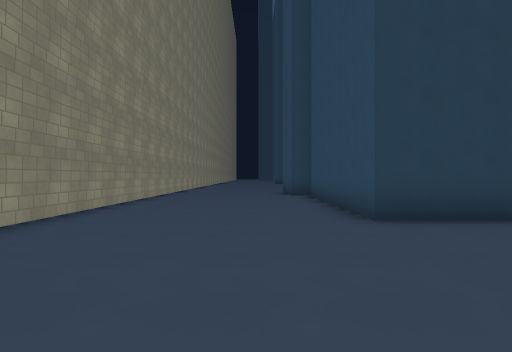
View 1 (above)

24 first-person views from a walk through a level from a Godot 3-D game. The camera is 1.4 m above the floor, looks level and sees 80° across. The floor is counted in squares, 2 m on a side. Each view is taken from the middle of a square. On the plan, view 1 faces up. The plan holds only what a view shows up to about 10 squares ahead; the rest is blank. The place goes on beyond the plan. Characters and animated objects are left out. Surface patterns are stand-ins for the level's own textures.

View 2
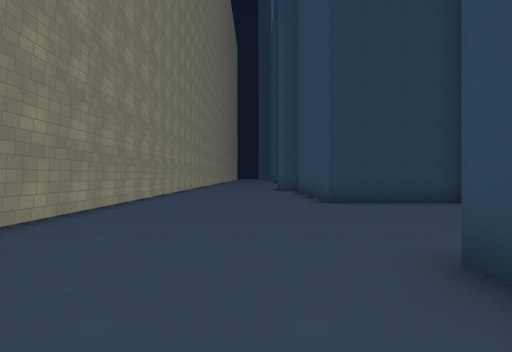

View 3
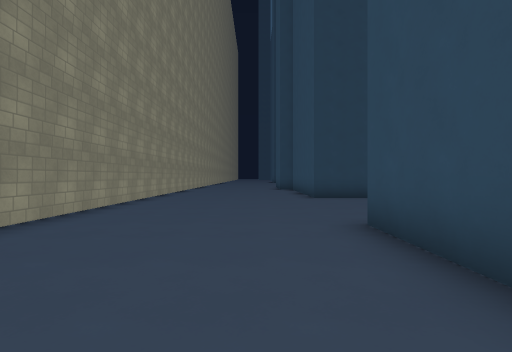

View 4
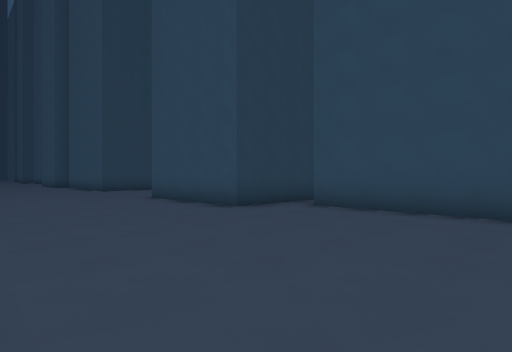

View 5
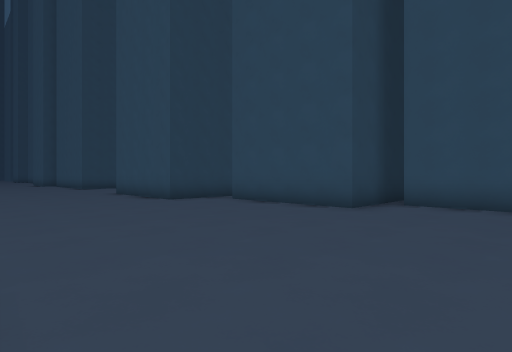

View 6
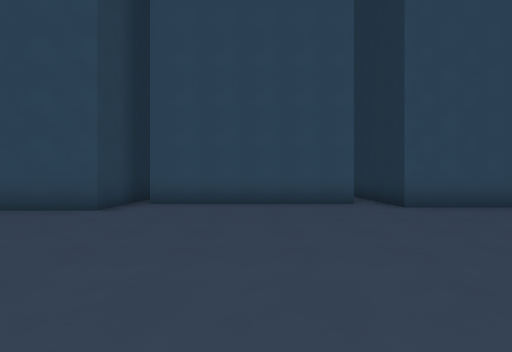

View 7
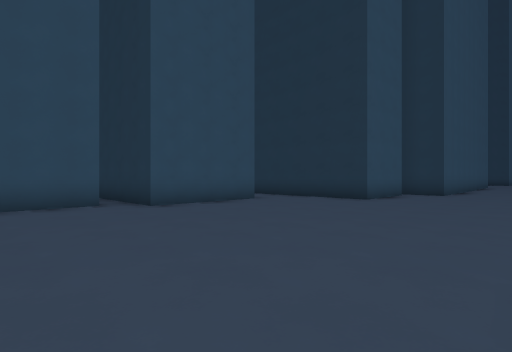

View 8
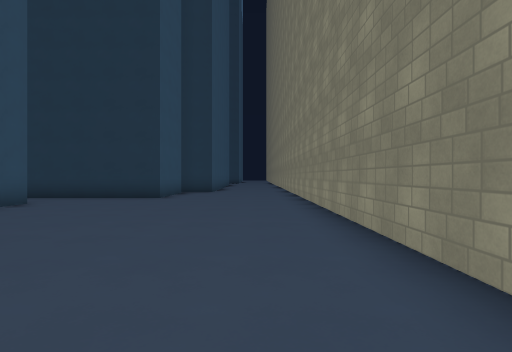

View 9
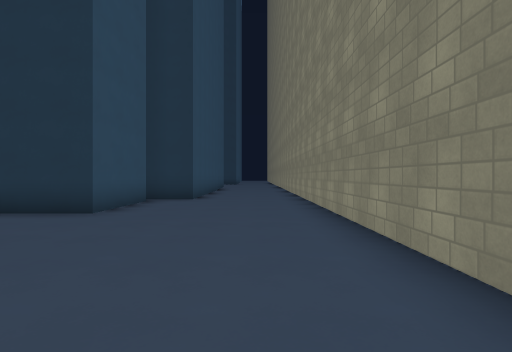

View 10
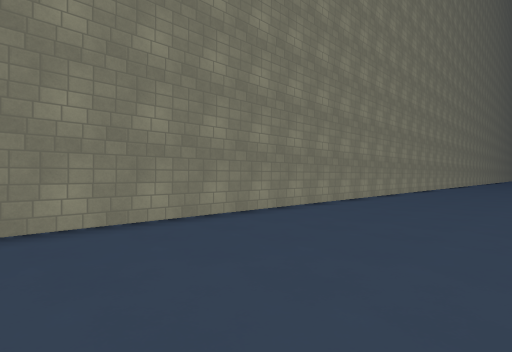

View 11
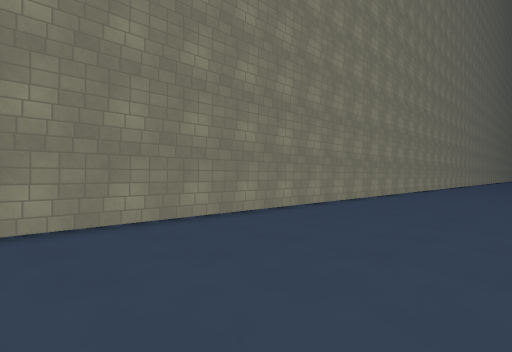

View 12
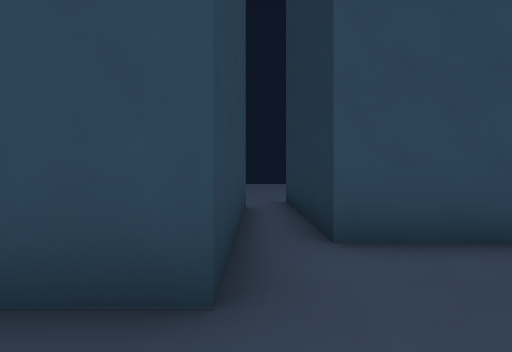

View 13
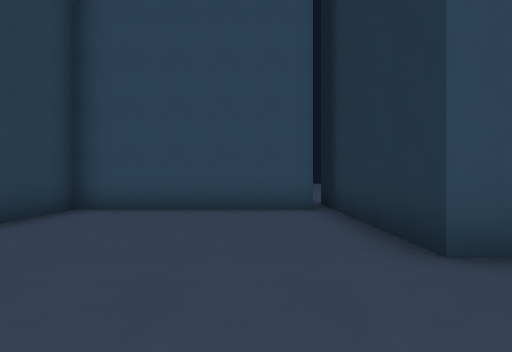

View 14
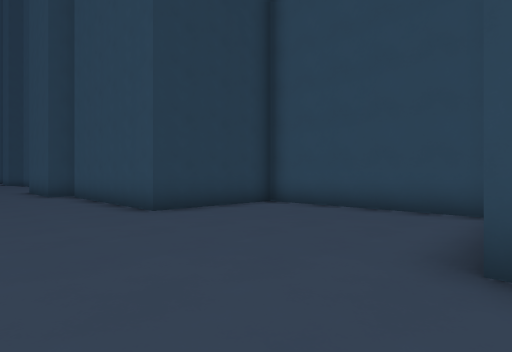

View 15
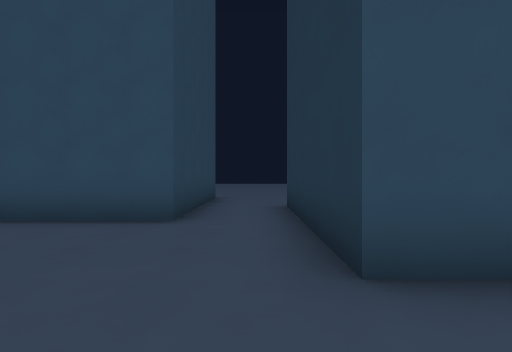

View 16
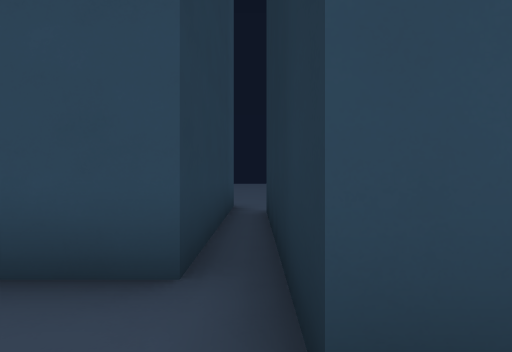

View 17
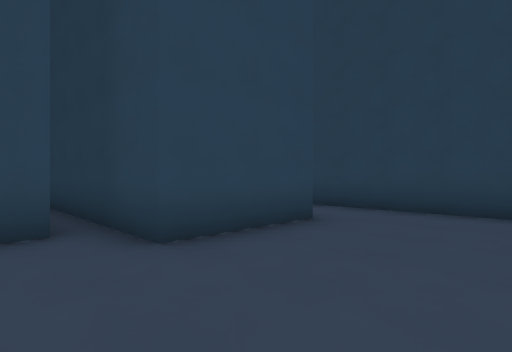

View 18
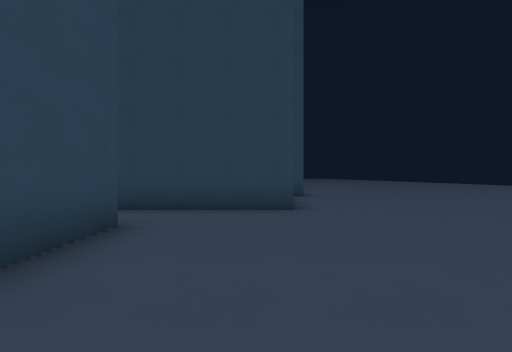

View 19
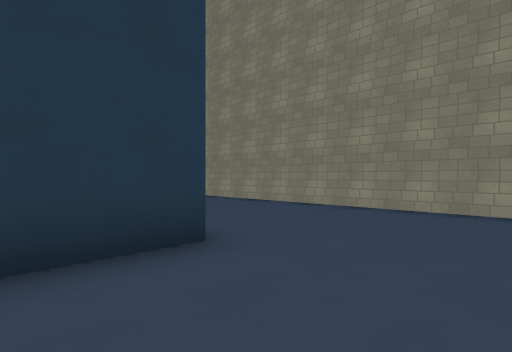

View 20
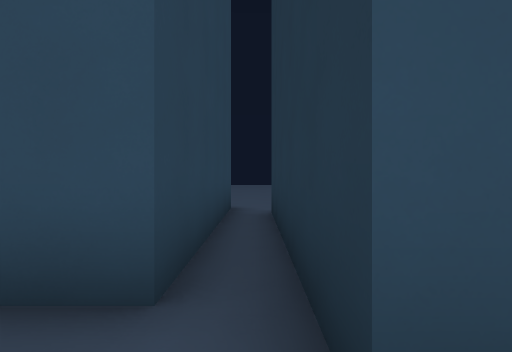

View 21
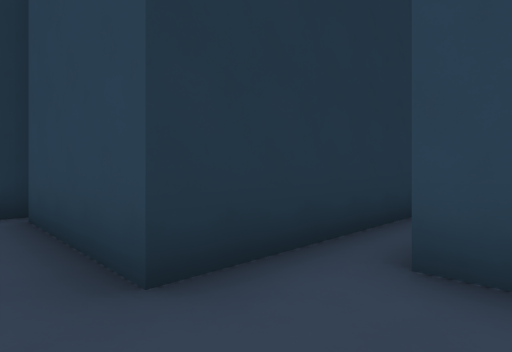

View 22
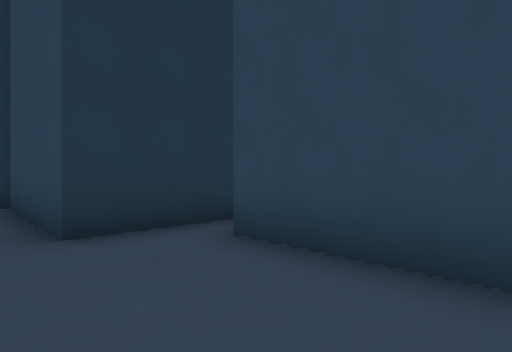

View 23
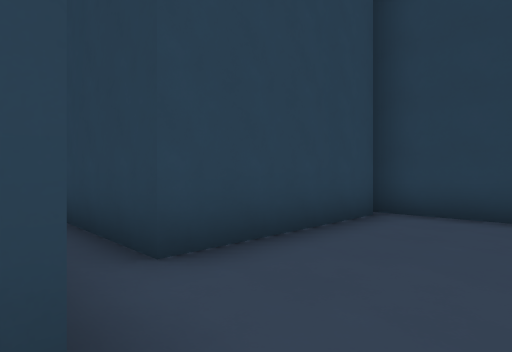

View 24
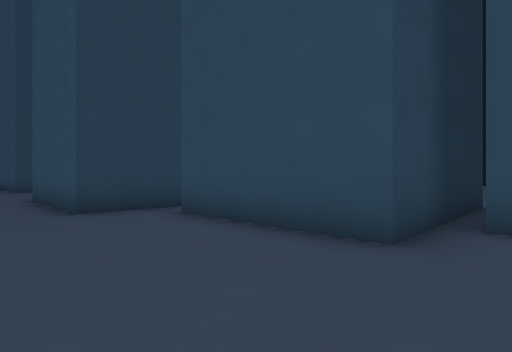

### Floor plan
Points are (right, up) in squares from view 1. A wall is a line through its corners. A room is listed if a view was taken in it or the views show most of it. See-through windows are left out.
Room 1 (views 1, 2, 3, 4, 5, 6, 7, 8, 9, 10, 11, 12, 13, 14, 15, 16, 17, 18, 19, 20, 24)
walls: (4.5, -9.8) (3.2, -9.8) (3.2, -5.8); (3.6, -4.8) (1.6, -4.8) (1.6, -0.6) (6.6, -0.6); (4.6, -15.5) (4.6, -10.2); (-3.5, -2.4) (-3.5, -26.5); (5.3, -0.2) (5.3, 4.8) (1.9, 4.8) (1.9, 10.2); (1.1, -21.7) (6.1, -21.7) (6.1, -24.5) (1.1, -24.5) (1.1, -21.7); (8.9, -19.7) (3.8, -19.7) (3.8, -16.3); (4.9, -25.1) (4.9, -25.8); (-0.1, -25.9) (-0.1, -25.2) (4.6, -25.2); (-3.5, 10) (-3.5, -0.9)
ways out: opening at (4, -5) to room 2; opening at (5, -16); opening at (5, -10); opening at (9, -19)
Room 2 (views 21, 22, 23)
walls: (6.6, -0.6) (6.6, -4.8) (3.6, -4.8); (8.5, -0.2) (6.4, -0.2); (3.2, -5.8) (8.2, -5.8) (8.2, -9.8)
ways out: opening at (4, -5) to room 1

Positions as (right, up) in squares from view 1, and headings:
1: (0, 0), facing up
2: (0, -3), facing up
3: (0, -5), facing up
4: (-3, -10), facing up-right
5: (-3, -13), facing up-right
6: (-3, -13), facing right
7: (-3, -13), facing down-right
8: (-2, -12), facing down
9: (-2, -16), facing down
10: (1, -16), facing up-left
11: (1, -12), facing up-left
12: (0, -5), facing right
13: (-1, 1), facing right
14: (-1, -1), facing up-right
15: (-1, -21), facing right
16: (-1, -25), facing right
17: (9, -26), facing up-left
18: (8, -26), facing up
19: (3, -19), facing down-left
20: (3, -16), facing right
21: (9, -4), facing down-left
22: (9, -2), facing down-left
23: (9, -6), facing up-left
24: (0, -11), facing up-right
